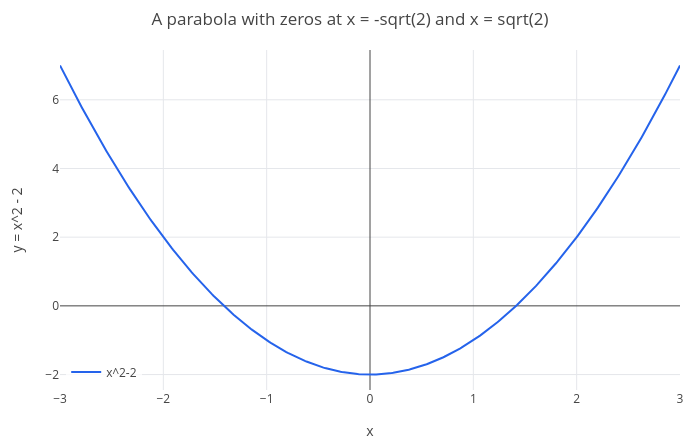

Notebook cell for this chart:
### Markdown cell above
How to read it: the horizontal axis is $x$ from $-3$ to $3$; the vertical axis is the value $x^2 - 2$. The curve is
lowest at $x = 0$, where it is $-2$, and crosses zero (the horizontal axis) at $x = \pm\sqrt{2} \approx \pm 1.41$.
The box in the top left corner (the *legend*) names the curve by the expression you typed.

A plot without axis labels is hard to read for anyone else, so from now on every plot gets labels. The commands
`labels`, `title` and `legend` each take a plot and return a labelled copy:

* `labels(p, "horizontal axis text", "vertical axis text")`,
* `title(p, "text")` puts a title above the plot,
* `legend(p, "name of curve 1", "name of curve 2", ...)` renames the curves in the legend.

Plots are values, so you can store one in a variable first. The plot is shown when a line that produces one is not
ended by `;`:

### Code cell
p = plot(x^2 - 2, x, -3, 3);
p = labels(p, "x", "y = x^2 - 2");
title(p, "A parabola with zeros at x = -sqrt(2) and x = sqrt(2)")

### Figure 1 — Plotly figure (JSON) as saved in the notebook; plotly's stock layout.template omitted (floating-point values rounded to 4 significant figures; data arrays with more than 128 entries replaced by an {"elided": "..."} marker saying what was removed)
{"data": [{"line": {"color": "#2563eb", "width": 2}, "mode": "lines", "name": "x^2-2", "type": "scatter", "x": {"elided": "402 float values"}, "y": {"elided": "402 float values"}}], "layout": {"height": 440, "legend": {"bgcolor": "rgba(255,255,255,0.8)", "x": 0.01, "xanchor": "left", "y": 0.01, "yanchor": "bottom"}, "margin": {"b": 50, "l": 60, "r": 20, "t": 50}, "showlegend": true, "title": {"text": "A parabola with zeros at x = -sqrt(2) and x = sqrt(2)"}, "width": 700, "xaxis": {"title": {"text": "x"}, "zeroline": true}, "yaxis": {"range": [-2.45, 7.45], "title": {"text": "y = x^2 - 2"}, "zeroline": true}}}
